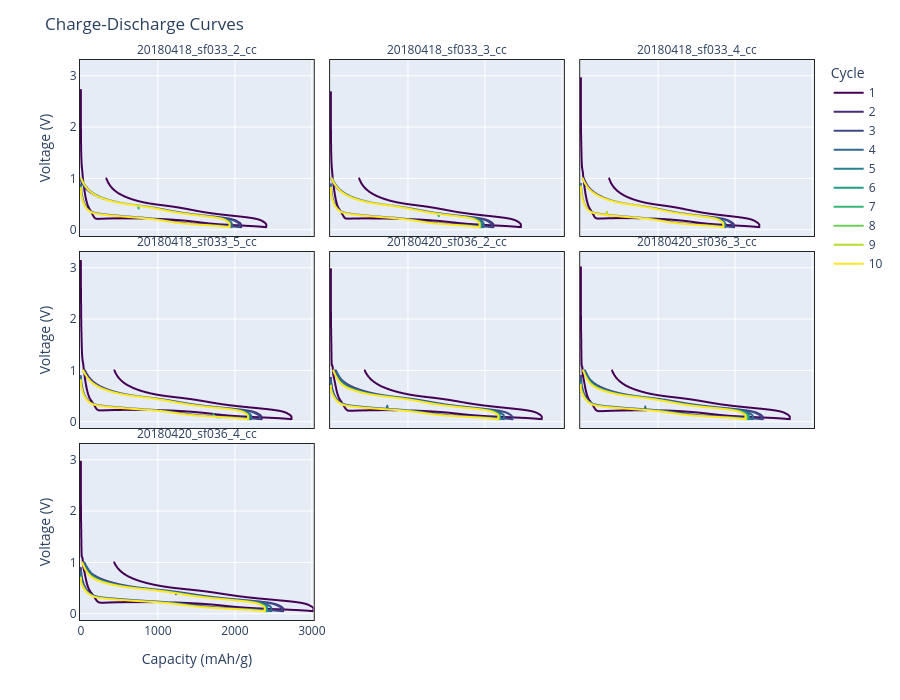

Notebook cell for this chart:
### Markdown cell above
### Cycles
`cycles_collector` creates a collection of capacity plots, including several different options for customization. Two examples are shown here:

### Code cell
cells_collected = cycles_collector(b, cycles=tuple(range(1, 11)))
cells_collected.plot()

### Figure 1 — Plotly figure (JSON) as saved in the notebook; plotly's stock layout.template omitted (floating-point values rounded to 4 significant figures; data arrays with more than 128 entries replaced by an {"elided": "..."} marker saying what was removed)
{"data": [{"hovertemplate": "cycle_num=1<br>cell=20180418_sf033_2_cc<br>Capacity (mAh/g)=%{x}<br>Voltage (V)=%{y}<extra></extra>", "legendgroup": "1", "line": {"color": "rgb(68, 1, 84)", "dash": "solid"}, "marker": {"symbol": "circle"}, "mode": "lines", "name": "1", "showlegend": true, "x": {"elided": "1322 float values"}, "xaxis": "x7", "y": {"elided": "1322 float values"}, "yaxis": "y7", "type": "scattergl"}, {"hovertemplate": "cycle_num=1<br>cell=20180418_sf033_3_cc<br>Capacity (mAh/g)=%{x}<br>Voltage (V)=%{y}<extra></extra>", "legendgroup": "1", "line": {"color": "rgb(68, 1, 84)", "dash": "solid"}, "marker": {"symbol": "circle"}, "mode": "lines", "name": "1", "showlegend": false, "x": {"elided": "1337 float values"}, "xaxis": "x8", "y": {"elided": "1337 float values"}, "yaxis": "y8", "type": "scattergl"}, {"hovertemplate": "cycle_num=1<br>cell=20180418_sf033_4_cc<br>Capacity (mAh/g)=%{x}<br>Voltage (V)=%{y}<extra></extra>", "legendgroup": "1", "line": {"color": "rgb(68, 1, 84)", "dash": "solid"}, "marker": {"symbol": "circle"}, "mode": "lines", "name": "1", "showlegend": false, "x": {"elided": "1320 float values"}, "xaxis": "x9", "y": {"elided": "1320 float values"}, "yaxis": "y9", "type": "scattergl"}, {"hovertemplate": "cycle_num=1<br>cell=20180418_sf033_5_cc<br>Capacity (mAh/g)=%{x}<br>Voltage (V)=%{y}<extra></extra>", "legendgroup": "1", "line": {"color": "rgb(68, 1, 84)", "dash": "solid"}, "marker": {"symbol": "circle"}, "mode": "lines", "name": "1", "showlegend": false, "x": {"elided": "1494 float values"}, "xaxis": "x4", "y": {"elided": "1494 float values"}, "yaxis": "y4", "type": "scattergl"}, {"hovertemplate": "cycle_num=1<br>cell=20180420_sf036_2_cc<br>Capacity (mAh/g)=%{x}<br>Voltage (V)=%{y}<extra></extra>", "legendgroup": "1", "line": {"color": "rgb(68, 1, 84)", "dash": "solid"}, "marker": {"symbol": "circle"}, "mode": "lines", "name": "1", "showlegend": false, "x": {"elided": "1461 float values"}, "xaxis": "x5", "y": {"elided": "1461 float values"}, "yaxis": "y5", "type": "scattergl"}, {"hovertemplate": "cycle_num=1<br>cell=20180420_sf036_3_cc<br>Capacity (mAh/g)=%{x}<br>Voltage (V)=%{y}<extra></extra>", "legendgroup": "1", "line": {"color": "rgb(68, 1, 84)", "dash": "solid"}, "marker": {"symbol": "circle"}, "mode": "lines", "name": "1", "showlegend": false, "x": {"elided": "1455 float values"}, "xaxis": "x6", "y": {"elided": "1455 float values"}, "yaxis": "y6", "type": "scattergl"}, {"hovertemplate": "cycle_num=1<br>cell=20180420_sf036_4_cc<br>Capacity (mAh/g)=%{x}<br>Voltage (V)=%{y}<extra></extra>", "legendgroup": "1", "line": {"color": "rgb(68, 1, 84)", "dash": "solid"}, "marker": {"symbol": "circle"}, "mode": "lines", "name": "1", "showlegend": false, "x": {"elided": "1560 float values"}, "xaxis": "x", "y": {"elided": "1560 float values"}, "yaxis": "y", "type": "scattergl"}, {"hovertemplate": "cycle_num=2<br>cell=20180418_sf033_2_cc<br>Capacity (mAh/g)=%{x}<br>Voltage (V)=%{y}<extra></extra>", "legendgroup": "2", "line": {"color": "rgb(72, 40, 120)", "dash": "solid"}, "marker": {"symbol": "circle"}, "mode": "lines", "name": "2", "showlegend": true, "x": {"elided": "922 float values"}, "xaxis": "x7", "y": {"elided": "922 float values"}, "yaxis": "y7", "type": "scattergl"}, {"hovertemplate": "cycle_num=2<br>cell=20180418_sf033_3_cc<br>Capacity (mAh/g)=%{x}<br>Voltage (V)=%{y}<extra></extra>", "legendgroup": "2", "line": {"color": "rgb(72, 40, 120)", "dash": "solid"}, "marker": {"symbol": "circle"}, "mode": "lines", "name": "2", "showlegend": false, "x": {"elided": "937 float values"}, "xaxis": "x8", "y": {"elided": "937 float values"}, "yaxis": "y8", "type": "scattergl"}, {"hovertemplate": "cycle_num=2<br>cell=20180418_sf033_4_cc<br>Capacity (mAh/g)=%{x}<br>Voltage (V)=%{y}<extra></extra>", "legendgroup": "2", "line": {"color": "rgb(72, 40, 120)", "dash": "solid"}, "marker": {"symbol": "circle"}, "mode": "lines", "name": "2", "showlegend": false, "x": {"elided": "882 float values"}, "xaxis": "x9", "y": {"elided": "882 float values"}, "yaxis": "y9", "type": "scattergl"}, {"hovertemplate": "cycle_num=2<br>cell=20180418_sf033_5_cc<br>Capacity (mAh/g)=%{x}<br>Voltage (V)=%{y}<extra></extra>", "legendgroup": "2", "line": {"color": "rgb(72, 40, 120)", "dash": "solid"}, "marker": {"symbol": "circle"}, "mode": "lines", "name": "2", "showlegend": false, "x": {"elided": "1012 float values"}, "xaxis": "x4", "y": {"elided": "1012 float values"}, "yaxis": "y4", "type": "scattergl"}, {"hovertemplate": "cycle_num=2<br>cell=20180420_sf036_2_cc<br>Capacity (mAh/g)=%{x}<br>Voltage (V)=%{y}<extra></extra>", "legendgroup": "2", "line": {"color": "rgb(72, 40, 120)", "dash": "solid"}, "marker": {"symbol": "circle"}, "mode": "lines", "name": "2", "showlegend": false, "x": {"elided": "1006 float values"}, "xaxis": "x5", "y": {"elided": "1006 float values"}, "yaxis": "y5", "type": "scattergl"}, {"hovertemplate": "cycle_num=2<br>cell=20180420_sf036_3_cc<br>Capacity (mAh/g)=%{x}<br>Voltage (V)=%{y}<extra></extra>", "legendgroup": "2", "line": {"color": "rgb(72, 40, 120)", "dash": "solid"}, "marker": {"symbol": "circle"}, "mode": "lines", "name": "2", "showlegend": false, "x": {"elided": "1016 float values"}, "xaxis": "x6", "y": {"elided": "1016 float values"}, "yaxis": "y6", "type": "scattergl"}, {"hovertemplate": "cycle_num=2<br>cell=20180420_sf036_4_cc<br>Capacity (mAh/g)=%{x}<br>Voltage (V)=%{y}<extra></extra>", "legendgroup": "2", "line": {"color": "rgb(72, 40, 120)", "dash": "solid"}, "marker": {"symbol": "circle"}, "mode": "lines", "name": "2", "showlegend": false, "x": {"elided": "1117 float values"}, "xaxis": "x", "y": {"elided": "1117 float values"}, "yaxis": "y", "type": "scattergl"}, {"hovertemplate": "cycle_num=3<br>cell=20180418_sf033_2_cc<br>Capacity (mAh/g)=%{x}<br>Voltage (V)=%{y}<extra></extra>", "legendgroup": "3", "line": {"color": "rgb(62, 73, 137)", "dash": "solid"}, "marker": {"symbol": "circle"}, "mode": "lines", "name": "3", "showlegend": true, "x": {"elided": "915 float values"}, "xaxis": "x7", "y": {"elided": "915 float values"}, "yaxis": "y7", "type": "scattergl"}, {"hovertemplate": "cycle_num=3<br>cell=20180418_sf033_3_cc<br>Capacity (mAh/g)=%{x}<br>Voltage (V)=%{y}<extra></extra>", "legendgroup": "3", "line": {"color": "rgb(62, 73, 137)", "dash": "solid"}, "marker": {"symbol": "circle"}, "mode": "lines", "name": "3", "showlegend": false, "x": {"elided": "929 float values"}, "xaxis": "x8", "y": {"elided": "929 float values"}, "yaxis": "y8", "type": "scattergl"}, {"hovertemplate": "cycle_num=3<br>cell=20180418_sf033_4_cc<br>Capacity (mAh/g)=%{x}<br>Voltage (V)=%{y}<extra></extra>", "legendgroup": "3", "line": {"color": "rgb(62, 73, 137)", "dash": "solid"}, "marker": {"symbol": "circle"}, "mode": "lines", "name": "3", "showlegend": false, "x": {"elided": "879 float values"}, "xaxis": "x9", "y": {"elided": "879 float values"}, "yaxis": "y9", "type": "scattergl"}, {"hovertemplate": "cycle_num=3<br>cell=20180418_sf033_5_cc<br>Capacity (mAh/g)=%{x}<br>Voltage (V)=%{y}<extra></extra>", "legendgroup": "3", "line": {"color": "rgb(62, 73, 137)", "dash": "solid"}, "marker": {"symbol": "circle"}, "mode": "lines", "name": "3", "showlegend": false, "x": {"elided": "1005 float values"}, "xaxis": "x4", "y": {"elided": "1005 float values"}, "yaxis": "y4", "type": "scattergl"}, {"hovertemplate": "cycle_num=3<br>cell=20180420_sf036_2_cc<br>Capacity (mAh/g)=%{x}<br>Voltage (V)=%{y}<extra></extra>", "legendgroup": "3", "line": {"color": "rgb(62, 73, 137)", "dash": "solid"}, "marker": {"symbol": "circle"}, "mode": "lines", "name": "3", "showlegend": false, "x": {"elided": "1005 float values"}, "xaxis": "x5", "y": {"elided": "1005 float values"}, "yaxis": "y5", "type": "scattergl"}, {"hovertemplate": "cycle_num=3<br>cell=20180420_sf036_3_cc<br>Capacity (mAh/g)=%{x}<br>Voltage (V)=%{y}<extra></extra>", "legendgroup": "3", "line": {"color": "rgb(62, 73, 137)", "dash": "solid"}, "marker": {"symbol": "circle"}, "mode": "lines", "name": "3", "showlegend": false, "x": {"elided": "1009 float values"}, "xaxis": "x6", "y": {"elided": "1009 float values"}, "yaxis": "y6", "type": "scattergl"}, {"hovertemplate": "cycle_num=3<br>cell=20180420_sf036_4_cc<br>Capacity (mAh/g)=%{x}<br>Voltage (V)=%{y}<extra></extra>", "legendgroup": "3", "line": {"color": "rgb(62, 73, 137)", "dash": "solid"}, "marker": {"symbol": "circle"}, "mode": "lines", "name": "3", "showlegend": false, "x": {"elided": "1116 float values"}, "xaxis": "x", "y": {"elided": "1116 float values"}, "yaxis": "y", "type": "scattergl"}, {"hovertemplate": "cycle_num=4<br>cell=20180418_sf033_2_cc<br>Capacity (mAh/g)=%{x}<br>Voltage (V)=%{y}<extra></extra>", "legendgroup": "4", "line": {"color": "rgb(49, 104, 142)", "dash": "solid"}, "marker": {"symbol": "circle"}, "mode": "lines", "name": "4", "showlegend": true, "x": {"elided": "530 float values"}, "xaxis": "x7", "y": {"elided": "530 float values"}, "yaxis": "y7", "type": "scattergl"}, {"hovertemplate": "cycle_num=4<br>cell=20180418_sf033_3_cc<br>Capacity (mAh/g)=%{x}<br>Voltage (V)=%{y}<extra></extra>", "legendgroup": "4", "line": {"color": "rgb(49, 104, 142)", "dash": "solid"}, "marker": {"symbol": "circle"}, "mode": "lines", "name": "4", "showlegend": false, "x": {"elided": "530 float values"}, "xaxis": "x8", "y": {"elided": "530 float values"}, "yaxis": "y8", "type": "scattergl"}, {"hovertemplate": "cycle_num=4<br>cell=20180418_sf033_4_cc<br>Capacity (mAh/g)=%{x}<br>Voltage (V)=%{y}<extra></extra>", "legendgroup": "4", "line": {"color": "rgb(49, 104, 142)", "dash": "solid"}, "marker": {"symbol": "circle"}, "mode": "lines", "name": "4", "showlegend": false, "x": {"elided": "517 float values"}, "xaxis": "x9", "y": {"elided": "517 float values"}, "yaxis": "y9", "type": "scattergl"}, {"hovertemplate": "cycle_num=4<br>cell=20180418_sf033_5_cc<br>Capacity (mAh/g)=%{x}<br>Voltage (V)=%{y}<extra></extra>", "legendgroup": "4", "line": {"color": "rgb(49, 104, 142)", "dash": "solid"}, "marker": {"symbol": "circle"}, "mode": "lines", "name": "4", "showlegend": false, "x": {"elided": "572 float values"}, "xaxis": "x4", "y": {"elided": "572 float values"}, "yaxis": "y4", "type": "scattergl"}, {"hovertemplate": "cycle_num=4<br>cell=20180420_sf036_2_cc<br>Capacity (mAh/g)=%{x}<br>Voltage (V)=%{y}<extra></extra>", "legendgroup": "4", "line": {"color": "rgb(49, 104, 142)", "dash": "solid"}, "marker": {"symbol": "circle"}, "mode": "lines", "name": "4", "showlegend": false, "x": {"elided": "576 float values"}, "xaxis": "x5", "y": {"elided": "576 float values"}, "yaxis": "y5", "type": "scattergl"}, {"hovertemplate": "cycle_num=4<br>cell=20180420_sf036_3_cc<br>Capacity (mAh/g)=%{x}<br>Voltage (V)=%{y}<extra></extra>", "legendgroup": "4", "line": {"color": "rgb(49, 104, 142)", "dash": "solid"}, "marker": {"symbol": "circle"}, "mode": "lines", "name": "4", "showlegend": false, "x": {"elided": "581 float values"}, "xaxis": "x6", "y": {"elided": "581 float values"}, "yaxis": "y6", "type": "scattergl"}, {"hovertemplate": "cycle_num=4<br>cell=20180420_sf036_4_cc<br>Capacity (mAh/g)=%{x}<br>Voltage (V)=%{y}<extra></extra>", "legendgroup": "4", "line": {"color": "rgb(49, 104, 142)", "dash": "solid"}, "marker": {"symbol": "circle"}, "mode": "lines", "name": "4", "showlegend": false, "x": {"elided": "608 float values"}, "xaxis": "x", "y": {"elided": "608 float values"}, "yaxis": "y", "type": "scattergl"}, {"hovertemplate": "cycle_num=5<br>cell=20180418_sf033_2_cc<br>Capacity (mAh/g)=%{x}<br>Voltage (V)=%{y}<extra></extra>", "legendgroup": "5", "line": {"color": "rgb(38, 130, 142)", "dash": "solid"}, "marker": {"symbol": "circle"}, "mode": "lines", "name": "5", "showlegend": true, "x": {"elided": "519 float values"}, "xaxis": "x7", "y": {"elided": "519 float values"}, "yaxis": "y7", "type": "scattergl"}, {"hovertemplate": "cycle_num=5<br>cell=20180418_sf033_3_cc<br>Capacity (mAh/g)=%{x}<br>Voltage (V)=%{y}<extra></extra>", "legendgroup": "5", "line": {"color": "rgb(38, 130, 142)", "dash": "solid"}, "marker": {"symbol": "circle"}, "mode": "lines", "name": "5", "showlegend": false, "x": {"elided": "519 float values"}, "xaxis": "x8", "y": {"elided": "519 float values"}, "yaxis": "y8", "type": "scattergl"}, {"hovertemplate": "cycle_num=5<br>cell=20180418_sf033_4_cc<br>Capacity (mAh/g)=%{x}<br>Voltage (V)=%{y}<extra></extra>", "legendgroup": "5", "line": {"color": "rgb(38, 130, 142)", "dash": "solid"}, "marker": {"symbol": "circle"}, "mode": "lines", "name": "5", "showlegend": false, "x": {"elided": "509 float values"}, "xaxis": "x9", "y": {"elided": "509 float values"}, "yaxis": "y9", "type": "scattergl"}, {"hovertemplate": "cycle_num=5<br>cell=20180418_sf033_5_cc<br>Capacity (mAh/g)=%{x}<br>Voltage (V)=%{y}<extra></extra>", "legendgroup": "5", "line": {"color": "rgb(38, 130, 142)", "dash": "solid"}, "marker": {"symbol": "circle"}, "mode": "lines", "name": "5", "showlegend": false, "x": {"elided": "558 float values"}, "xaxis": "x4", "y": {"elided": "558 float values"}, "yaxis": "y4", "type": "scattergl"}, {"hovertemplate": "cycle_num=5<br>cell=20180420_sf036_2_cc<br>Capacity (mAh/g)=%{x}<br>Voltage (V)=%{y}<extra></extra>", "legendgroup": "5", "line": {"color": "rgb(38, 130, 142)", "dash": "solid"}, "marker": {"symbol": "circle"}, "mode": "lines", "name": "5", "showlegend": false, "x": {"elided": "543 float values"}, "xaxis": "x5", "y": {"elided": "543 float values"}, "yaxis": "y5", "type": "scattergl"}, {"hovertemplate": "cycle_num=5<br>cell=20180420_sf036_3_cc<br>Capacity (mAh/g)=%{x}<br>Voltage (V)=%{y}<extra></extra>", "legendgroup": "5", "line": {"color": "rgb(38, 130, 142)", "dash": "solid"}, "marker": {"symbol": "circle"}, "mode": "lines", "name": "5", "showlegend": false, "x": {"elided": "548 float values"}, "xaxis": "x6", "y": {"elided": "548 float values"}, "yaxis": "y6", "type": "scattergl"}, {"hovertemplate": "cycle_num=5<br>cell=20180420_sf036_4_cc<br>Capacity (mAh/g)=%{x}<br>Voltage (V)=%{y}<extra></extra>", "legendgroup": "5", "line": {"color": "rgb(38, 130, 142)", "dash": "solid"}, "marker": {"symbol": "circle"}, "mode": "lines", "name": "5", "showlegend": false, "x": {"elided": "587 float values"}, "xaxis": "x", "y": {"elided": "587 float values"}, "yaxis": "y", "type": "scattergl"}, {"hovertemplate": "cycle_num=6<br>cell=20180418_sf033_2_cc<br>Capacity (mAh/g)=%{x}<br>Voltage (V)=%{y}<extra></extra>", "legendgroup": "6", "line": {"color": "rgb(31, 158, 137)", "dash": "solid"}, "marker": {"symbol": "circle"}, "mode": "lines", "name": "6", "showlegend": true, "x": {"elided": "517 float values"}, "xaxis": "x7", "y": {"elided": "517 float values"}, "yaxis": "y7", "type": "scattergl"}, {"hovertemplate": "cycle_num=6<br>cell=20180418_sf033_3_cc<br>Capacity (mAh/g)=%{x}<br>Voltage (V)=%{y}<extra></extra>", "legendgroup": "6", "line": {"color": "rgb(31, 158, 137)", "dash": "solid"}, "marker": {"symbol": "circle"}, "mode": "lines", "name": "6", "showlegend": false, "x": {"elided": "517 float values"}, "xaxis": "x8", "y": {"elided": "517 float values"}, "yaxis": "y8", "type": "scattergl"}, {"hovertemplate": "cycle_num=6<br>cell=20180418_sf033_4_cc<br>Capacity (mAh/g)=%{x}<br>Voltage (V)=%{y}<extra></extra>", "legendgroup": "6", "line": {"color": "rgb(31, 158, 137)", "dash": "solid"}, "marker": {"symbol": "circle"}, "mode": "lines", "name": "6", "showlegend": false, "x": {"elided": "507 float values"}, "xaxis": "x9", "y": {"elided": "507 float values"}, "yaxis": "y9", "type": "scattergl"}, {"hovertemplate": "cycle_num=6<br>cell=20180418_sf033_5_cc<br>Capacity (mAh/g)=%{x}<br>Voltage (V)=%{y}<extra></extra>", "legendgroup": "6", "line": {"color": "rgb(31, 158, 137)", "dash": "solid"}, "marker": {"symbol": "circle"}, "mode": "lines", "name": "6", "showlegend": false, "x": {"elided": "557 float values"}, "xaxis": "x4", "y": {"elided": "557 float values"}, "yaxis": "y4", "type": "scattergl"}, {"hovertemplate": "cycle_num=6<br>cell=20180420_sf036_2_cc<br>Capacity (mAh/g)=%{x}<br>Voltage (V)=%{y}<extra></extra>", "legendgroup": "6", "line": {"color": "rgb(31, 158, 137)", "dash": "solid"}, "marker": {"symbol": "circle"}, "mode": "lines", "name": "6", "showlegend": false, "x": {"elided": "541 float values"}, "xaxis": "x5", "y": {"elided": "541 float values"}, "yaxis": "y5", "type": "scattergl"}, {"hovertemplate": "cycle_num=6<br>cell=20180420_sf036_3_cc<br>Capacity (mAh/g)=%{x}<br>Voltage (V)=%{y}<extra></extra>", "legendgroup": "6", "line": {"color": "rgb(31, 158, 137)", "dash": "solid"}, "marker": {"symbol": "circle"}, "mode": "lines", "name": "6", "showlegend": false, "x": {"elided": "544 float values"}, "xaxis": "x6", "y": {"elided": "544 float values"}, "yaxis": "y6", "type": "scattergl"}, {"hovertemplate": "cycle_num=6<br>cell=20180420_sf036_4_cc<br>Capacity (mAh/g)=%{x}<br>Voltage (V)=%{y}<extra></extra>", "legendgroup": "6", "line": {"color": "rgb(31, 158, 137)", "dash": "solid"}, "marker": {"symbol": "circle"}, "mode": "lines", "name": "6", "showlegend": false, "x": {"elided": "582 float values"}, "xaxis": "x", "y": {"elided": "582 float values"}, "yaxis": "y", "type": "scattergl"}, {"hovertemplate": "cycle_num=7<br>cell=20180418_sf033_2_cc<br>Capacity (mAh/g)=%{x}<br>Voltage (V)=%{y}<extra></extra>", "legendgroup": "7", "line": {"color": "rgb(53, 183, 121)", "dash": "solid"}, "marker": {"symbol": "circle"}, "mode": "lines", "name": "7", "showlegend": true, "x": {"elided": "528 float values"}, "xaxis": "x7", "y": {"elided": "528 float values"}, "yaxis": "y7", "type": "scattergl"}, {"hovertemplate": "cycle_num=7<br>cell=20180418_sf033_3_cc<br>Capacity (mAh/g)=%{x}<br>Voltage (V)=%{y}<extra></extra>", "legendgroup": "7", "line": {"color": "rgb(53, 183, 121)", "dash": "solid"}, "marker": {"symbol": "circle"}, "mode": "lines", "name": "7", "showlegend": false, "x": {"elided": "524 float values"}, "xaxis": "x8", "y": {"elided": "524 float values"}, "yaxis": "y8", "type": "scattergl"}, {"hovertemplate": "cycle_num=7<br>cell=20180418_sf033_4_cc<br>Capacity (mAh/g)=%{x}<br>Voltage (V)=%{y}<extra></extra>", "legendgroup": "7", "line": {"color": "rgb(53, 183, 121)", "dash": "solid"}, "marker": {"symbol": "circle"}, "mode": "lines", "name": "7", "showlegend": false, "x": {"elided": "506 float values"}, "xaxis": "x9", "y": {"elided": "506 float values"}, "yaxis": "y9", "type": "scattergl"}, {"hovertemplate": "cycle_num=7<br>cell=20180418_sf033_5_cc<br>Capacity (mAh/g)=%{x}<br>Voltage (V)=%{y}<extra></extra>", "legendgroup": "7", "line": {"color": "rgb(53, 183, 121)", "dash": "solid"}, "marker": {"symbol": "circle"}, "mode": "lines", "name": "7", "showlegend": false, "x": {"elided": "564 float values"}, "xaxis": "x4", "y": {"elided": "564 float values"}, "yaxis": "y4", "type": "scattergl"}, {"hovertemplate": "cycle_num=7<br>cell=20180420_sf036_2_cc<br>Capacity (mAh/g)=%{x}<br>Voltage (V)=%{y}<extra></extra>", "legendgroup": "7", "line": {"color": "rgb(53, 183, 121)", "dash": "solid"}, "marker": {"symbol": "circle"}, "mode": "lines", "name": "7", "showlegend": false, "x": {"elided": "539 float values"}, "xaxis": "x5", "y": {"elided": "539 float values"}, "yaxis": "y5", "type": "scattergl"}, {"hovertemplate": "cycle_num=7<br>cell=20180420_sf036_3_cc<br>Capacity (mAh/g)=%{x}<br>Voltage (V)=%{y}<extra></extra>", "legendgroup": "7", "line": {"color": "rgb(53, 183, 121)", "dash": "solid"}, "marker": {"symbol": "circle"}, "mode": "lines", "name": "7", "showlegend": false, "x": {"elided": "540 float values"}, "xaxis": "x6", "y": {"elided": "540 float values"}, "yaxis": "y6", "type": "scattergl"}, {"hovertemplate": "cycle_num=7<br>cell=20180420_sf036_4_cc<br>Capacity (mAh/g)=%{x}<br>Voltage (V)=%{y}<extra></extra>", "legendgroup": "7", "line": {"color": "rgb(53, 183, 121)", "dash": "solid"}, "marker": {"symbol": "circle"}, "mode": "lines", "name": "7", "showlegend": false, "x": {"elided": "580 float values"}, "xaxis": "x", "y": {"elided": "580 float values"}, "yaxis": "y", "type": "scattergl"}, {"hovertemplate": "cycle_num=8<br>cell=20180418_sf033_2_cc<br>Capacity (mAh/g)=%{x}<br>Voltage (V)=%{y}<extra></extra>", "legendgroup": "8", "line": {"color": "rgb(110, 206, 88)", "dash": "solid"}, "marker": {"symbol": "circle"}, "mode": "lines", "name": "8", "showlegend": true, "x": {"elided": "516 float values"}, "xaxis": "x7", "y": {"elided": "516 float values"}, "yaxis": "y7", "type": "scattergl"}, {"hovertemplate": "cycle_num=8<br>cell=20180418_sf033_3_cc<br>Capacity (mAh/g)=%{x}<br>Voltage (V)=%{y}<extra></extra>", "legendgroup": "8", "line": {"color": "rgb(110, 206, 88)", "dash": "solid"}, "marker": {"symbol": "circle"}, "mode": "lines", "name": "8", "showlegend": false, "x": {"elided": "513 float values"}, "xaxis": "x8", "y": {"elided": "513 float values"}, "yaxis": "y8", "type": "scattergl"}, {"hovertemplate": "cycle_num=8<br>cell=20180418_sf033_4_cc<br>Capacity (mAh/g)=%{x}<br>Voltage (V)=%{y}<extra></extra>", "legendgroup": "8", "line": {"color": "rgb(110, 206, 88)", "dash": "solid"}, "marker": {"symbol": "circle"}, "mode": "lines", "name": "8", "showlegend": false, "x": {"elided": "505 float values"}, "xaxis": "x9", "y": {"elided": "505 float values"}, "yaxis": "y9", "type": "scattergl"}, {"hovertemplate": "cycle_num=8<br>cell=20180418_sf033_5_cc<br>Capacity (mAh/g)=%{x}<br>Voltage (V)=%{y}<extra></extra>", "legendgroup": "8", "line": {"color": "rgb(110, 206, 88)", "dash": "solid"}, "marker": {"symbol": "circle"}, "mode": "lines", "name": "8", "showlegend": false, "x": {"elided": "554 float values"}, "xaxis": "x4", "y": {"elided": "554 float values"}, "yaxis": "y4", "type": "scattergl"}, {"hovertemplate": "cycle_num=8<br>cell=20180420_sf036_2_cc<br>Capacity (mAh/g)=%{x}<br>Voltage (V)=%{y}<extra></extra>", "legendgroup": "8", "line": {"color": "rgb(110, 206, 88)", "dash": "solid"}, "marker": {"symbol": "circle"}, "mode": "lines", "name": "8", "showlegend": false, "x": {"elided": "538 float values"}, "xaxis": "x5", "y": {"elided": "538 float values"}, "yaxis": "y5", "type": "scattergl"}, {"hovertemplate": "cycle_num=8<br>cell=20180420_sf036_3_cc<br>Capacity (mAh/g)=%{x}<br>Voltage (V)=%{y}<extra></extra>", "legendgroup": "8", "line": {"color": "rgb(110, 206, 88)", "dash": "solid"}, "marker": {"symbol": "circle"}, "mode": "lines", "name": "8", "showlegend": false, "x": {"elided": "538 float values"}, "xaxis": "x6", "y": {"elided": "538 float values"}, "yaxis": "y6", "type": "scattergl"}, {"hovertemplate": "cycle_num=8<br>cell=20180420_sf036_4_cc<br>Capacity (mAh/g)=%{x}<br>Voltage (V)=%{y}<extra></extra>", "legendgroup": "8", "line": {"color": "rgb(110, 206, 88)", "dash": "solid"}, "marker": {"symbol": "circle"}, "mode": "lines", "name": "8", "showlegend": false, "x": {"elided": "579 float values"}, "xaxis": "x", "y": {"elided": "579 float values"}, "yaxis": "y", "type": "scattergl"}, {"hovertemplate": "cycle_num=9<br>cell=20180418_sf033_2_cc<br>Capacity (mAh/g)=%{x}<br>Voltage (V)=%{y}<extra></extra>", "legendgroup": "9", "line": {"color": "rgb(181, 222, 43)", "dash": "solid"}, "marker": {"symbol": "circle"}, "mode": "lines", "name": "9", "showlegend": true, "x": {"elided": "515 float values"}, "xaxis": "x7", "y": {"elided": "515 float values"}, "yaxis": "y7", "type": "scattergl"}, {"hovertemplate": "cycle_num=9<br>cell=20180418_sf033_3_cc<br>Capacity (mAh/g)=%{x}<br>Voltage (V)=%{y}<extra></extra>", "legendgroup": "9", "line": {"color": "rgb(181, 222, 43)", "dash": "solid"}, "marker": {"symbol": "circle"}, "mode": "lines", "name": "9", "showlegend": false, "x": {"elided": "513 float values"}, "xaxis": "x8", "y": {"elided": "513 float values"}, "yaxis": "y8", "type": "scattergl"}, {"hovertemplate": "cycle_num=9<br>cell=20180418_sf033_4_cc<br>Capacity (mAh/g)=%{x}<br>Voltage (V)=%{y}<extra></extra>", "legendgroup": "9", "line": {"color": "rgb(181, 222, 43)", "dash": "solid"}, "marker": {"symbol": "circle"}, "mode": "lines", "name": "9", "showlegend": false, "x": {"elided": "518 float values"}, "xaxis": "x9", "y": {"elided": "518 float values"}, "yaxis": "y9", "type": "scattergl"}, {"hovertemplate": "cycle_num=9<br>cell=20180418_sf033_5_cc<br>Capacity (mAh/g)=%{x}<br>Voltage (V)=%{y}<extra></extra>", "legendgroup": "9", "line": {"color": "rgb(181, 222, 43)", "dash": "solid"}, "marker": {"symbol": "circle"}, "mode": "lines", "name": "9", "showlegend": false, "x": {"elided": "554 float values"}, "xaxis": "x4", "y": {"elided": "554 float values"}, "yaxis": "y4", "type": "scattergl"}, {"hovertemplate": "cycle_num=9<br>cell=20180420_sf036_2_cc<br>Capacity (mAh/g)=%{x}<br>Voltage (V)=%{y}<extra></extra>", "legendgroup": "9", "line": {"color": "rgb(181, 222, 43)", "dash": "solid"}, "marker": {"symbol": "circle"}, "mode": "lines", "name": "9", "showlegend": false, "x": {"elided": "537 float values"}, "xaxis": "x5", "y": {"elided": "537 float values"}, "yaxis": "y5", "type": "scattergl"}, {"hovertemplate": "cycle_num=9<br>cell=20180420_sf036_3_cc<br>Capacity (mAh/g)=%{x}<br>Voltage (V)=%{y}<extra></extra>", "legendgroup": "9", "line": {"color": "rgb(181, 222, 43)", "dash": "solid"}, "marker": {"symbol": "circle"}, "mode": "lines", "name": "9", "showlegend": false, "x": {"elided": "536 float values"}, "xaxis": "x6", "y": {"elided": "536 float values"}, "yaxis": "y6", "type": "scattergl"}, {"hovertemplate": "cycle_num=9<br>cell=20180420_sf036_4_cc<br>Capacity (mAh/g)=%{x}<br>Voltage (V)=%{y}<extra></extra>", "legendgroup": "9", "line": {"color": "rgb(181, 222, 43)", "dash": "solid"}, "marker": {"symbol": "circle"}, "mode": "lines", "name": "9", "showlegend": false, "x": {"elided": "578 float values"}, "xaxis": "x", "y": {"elided": "578 float values"}, "yaxis": "y", "type": "scattergl"}, {"hovertemplate": "cycle_num=10<br>cell=20180418_sf033_2_cc<br>Capacity (mAh/g)=%{x}<br>Voltage (V)=%{y}<extra></extra>", "legendgroup": "10", "line": {"color": "rgb(253, 231, 37)", "dash": "solid"}, "marker": {"symbol": "circle"}, "mode": "lines", "name": "10", "showlegend": true, "x": {"elided": "515 float values"}, "xaxis": "x7", "y": {"elided": "515 float values"}, "yaxis": "y7", "type": "scattergl"}, {"hovertemplate": "cycle_num=10<br>cell=20180418_sf033_3_cc<br>Capacity (mAh/g)=%{x}<br>Voltage (V)=%{y}<extra></extra>", "legendgroup": "10", "line": {"color": "rgb(253, 231, 37)", "dash": "solid"}, "marker": {"symbol": "circle"}, "mode": "lines", "name": "10", "showlegend": false, "x": {"elided": "514 float values"}, "xaxis": "x8", "y": {"elided": "514 float values"}, "yaxis": "y8", "type": "scattergl"}, {"hovertemplate": "cycle_num=10<br>cell=20180418_sf033_4_cc<br>Capacity (mAh/g)=%{x}<br>Voltage (V)=%{y}<extra></extra>", "legendgroup": "10", "line": {"color": "rgb(253, 231, 37)", "dash": "solid"}, "marker": {"symbol": "circle"}, "mode": "lines", "name": "10", "showlegend": false, "x": {"elided": "505 float values"}, "xaxis": "x9", "y": {"elided": "505 float values"}, "yaxis": "y9", "type": "scattergl"}, {"hovertemplate": "cycle_num=10<br>cell=20180418_sf033_5_cc<br>Capacity (mAh/g)=%{x}<br>Voltage (V)=%{y}<extra></extra>", "legendgroup": "10", "line": {"color": "rgb(253, 231, 37)", "dash": "solid"}, "marker": {"symbol": "circle"}, "mode": "lines", "name": "10", "showlegend": false, "x": {"elided": "554 float values"}, "xaxis": "x4", "y": {"elided": "554 float values"}, "yaxis": "y4", "type": "scattergl"}, {"hovertemplate": "cycle_num=10<br>cell=20180420_sf036_2_cc<br>Capacity (mAh/g)=%{x}<br>Voltage (V)=%{y}<extra></extra>", "legendgroup": "10", "line": {"color": "rgb(253, 231, 37)", "dash": "solid"}, "marker": {"symbol": "circle"}, "mode": "lines", "name": "10", "showlegend": false, "x": {"elided": "537 float values"}, "xaxis": "x5", "y": {"elided": "537 float values"}, "yaxis": "y5", "type": "scattergl"}, {"hovertemplate": "cycle_num=10<br>cell=20180420_sf036_3_cc<br>Capacity (mAh/g)=%{x}<br>Voltage (V)=%{y}<extra></extra>", "legendgroup": "10", "line": {"color": "rgb(253, 231, 37)", "dash": "solid"}, "marker": {"symbol": "circle"}, "mode": "lines", "name": "10", "showlegend": false, "x": {"elided": "534 float values"}, "xaxis": "x6", "y": {"elided": "534 float values"}, "yaxis": "y6", "type": "scattergl"}, {"hovertemplate": "cycle_num=10<br>cell=20180420_sf036_4_cc<br>Capacity (mAh/g)=%{x}<br>Voltage (V)=%{y}<extra></extra>", "legendgroup": "10", "line": {"color": "rgb(253, 231, 37)", "dash": "solid"}, "marker": {"symbol": "circle"}, "mode": "lines", "name": "10", "showlegend": false, "x": {"elided": "577 float values"}, "xaxis": "x", "y": {"elided": "577 float values"}, "yaxis": "y", "type": "scattergl"}], "layout": {"annotations": [{"font": {}, "showarrow": false, "text": "20180420_sf036_4_cc", "x": 0.1593, "xanchor": "center", "xref": "paper", "y": 0.3143, "yanchor": "bottom", "yref": "paper"}, {"font": {}, "showarrow": false, "text": "20180418_sf033_5_cc", "x": 0.1593, "xanchor": "center", "xref": "paper", "y": 0.6571, "yanchor": "bottom", "yref": "paper"}, {"font": {}, "showarrow": false, "text": "20180420_sf036_2_cc", "x": 0.5, "xanchor": "center", "xref": "paper", "y": 0.6571, "yanchor": "bottom", "yref": "paper"}, {"font": {}, "showarrow": false, "text": "20180420_sf036_3_cc", "x": 0.8407, "xanchor": "center", "xref": "paper", "y": 0.6571, "yanchor": "bottom", "yref": "paper"}, {"font": {}, "showarrow": false, "text": "20180418_sf033_2_cc", "x": 0.1593, "xanchor": "center", "xref": "paper", "y": 1.0, "yanchor": "bottom", "yref": "paper"}, {"font": {}, "showarrow": false, "text": "20180418_sf033_3_cc", "x": 0.5, "xanchor": "center", "xref": "paper", "y": 1.0, "yanchor": "bottom", "yref": "paper"}, {"font": {}, "showarrow": false, "text": "20180418_sf033_4_cc", "x": 0.8407, "xanchor": "center", "xref": "paper", "y": 1.0, "yanchor": "bottom", "yref": "paper"}], "height": 700, "legend": {"orientation": "v", "title": {"text": "Cycle"}, "tracegroupgap": 0}, "margin": {"t": 60}, "title": {"text": "Charge-Discharge Curves"}, "width": 900, "xaxis": {"anchor": "y", "domain": [0.0, 0.3185], "title": {"text": "Capacity (mAh/g)"}}, "xaxis2": {"anchor": "y2", "domain": [0.3407, 0.6593], "matches": "x", "title": {"text": "Capacity (mAh/g)"}}, "xaxis3": {"anchor": "y3", "domain": [0.6815, 1.0], "matches": "x", "title": {"text": "Capacity (mAh/g)"}}, "xaxis4": {"anchor": "y4", "domain": [0.0, 0.3185], "matches": "x", "showticklabels": false}, "xaxis5": {"anchor": "y5", "domain": [0.3407, 0.6593], "matches": "x", "showticklabels": false}, "xaxis6": {"anchor": "y6", "domain": [0.6815, 1.0], "matches": "x", "showticklabels": false}, "xaxis7": {"anchor": "y7", "domain": [0.0, 0.3185], "matches": "x", "showticklabels": false}, "xaxis8": {"anchor": "y8", "domain": [0.3407, 0.6593], "matches": "x", "showticklabels": false}, "xaxis9": {"anchor": "y9", "domain": [0.6815, 1.0], "matches": "x", "showticklabels": false}, "yaxis": {"anchor": "x", "domain": [0.0, 0.3143], "matches": "y", "title": {"text": "Voltage (V)"}}, "yaxis2": {"anchor": "x2", "domain": [0.0, 0.3143], "matches": "y", "showticklabels": false}, "yaxis3": {"anchor": "x3", "domain": [0.0, 0.3143], "matches": "y", "showticklabels": false}, "yaxis4": {"anchor": "x4", "domain": [0.3429, 0.6571], "matches": "y", "title": {"text": "Voltage (V)"}}, "yaxis5": {"anchor": "x5", "domain": [0.3429, 0.6571], "matches": "y", "showticklabels": false}, "yaxis6": {"anchor": "x6", "domain": [0.3429, 0.6571], "matches": "y", "showticklabels": false}, "yaxis7": {"anchor": "x7", "domain": [0.6857, 1.0], "matches": "y", "title": {"text": "Voltage (V)"}}, "yaxis8": {"anchor": "x8", "domain": [0.6857, 1.0], "matches": "y", "showticklabels": false}, "yaxis9": {"anchor": "x9", "domain": [0.6857, 1.0], "matches": "y", "showticklabels": false}}}
